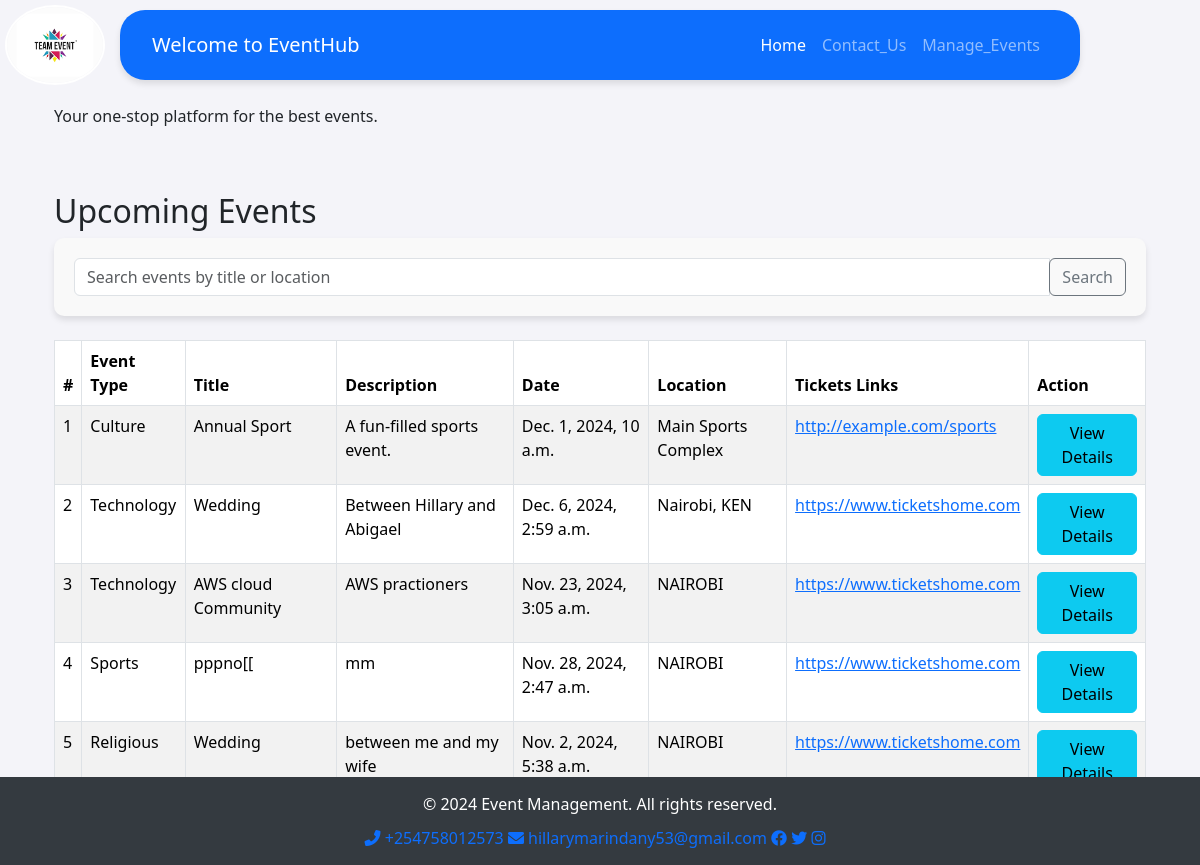
The page / on the database its author committed.
### event_management_system_app/models.py (models this page shows, shortened)
class Event(models.Model):
    title = models.CharField(max_length=255)
    description = models.TextField()
    event_type = models.CharField(
        max_length=50,
        choices=[
            ('Technology', 'Technology'),
            ('Education', 'Education'),
            ('Culture', 'Culture'),
            ('Sports', 'Sports'),
            ('Religious', 'Religious'),
            ('Other', 'Other'),
        ]
    )
    date = models.DateTimeField()
    location = models.CharField(max_length=255)
    ticket_link = models.URLField(max_length=500, blank=True, null=True)
    image = models.ImageField(upload_to='event_images/', blank=True, null=True)

### event_management_system_app/views.py (the view)
# urls.py: path('', views.home, name='home'),
def home(request):
    search_query = request.GET.get('search', '')  # Get the search query from the form
    events = Event.objects.all()  # Fetch all events by default
    if search_query:
        events = events.filter(
            Q(event_type__icontains=search_query) | #search by name
            Q(title__icontains=search_query) |  # Search by title
            Q(location__icontains=search_query)  # Search by location
        )
    return render(request, 'home.html', {'events': events, 'search_query': search_query})

### templates/home.html (shortened to what this page needs)
{% extends 'base.html' %}
{% block content %}
<section id="hero" class="hero d-flex align-items-center">
        <div class="container">
            <p>Your one-stop platform for the best events.</p>
        </div>
    </section>
    <section id="events" class="events section py-5">
        <div class="container">
            <h2>Upcoming Events</h2>
        <form method="GET" action="{% url 'home' %}" class="mb-4">
    <div class="input-group">
        <input
            type="text"
            class="form-control"
            name="search"
            placeholder="Search events by title or location"
            value="{{ search_query }}"
        <div class="input-group-append">
            <button class="btn btn-outline-secondary" type="submit">Search</button>
        </div>
    </div>
</form>
        <table class="table table-bordered table-striped">
            <thead>
                <tr>
                    <th>#</th>
                    <th>Event Type</th>
                    <th>Title</th>
                    <th>Description</th>
                    <th>Date</th>
                    <th>Location</th>
                    <th>Tickets Links</th>
                    <th>Action</th>
                </tr>
            </thead>
            <tbody>
                {% for event in events %}
                <tr>
                    <td>{{ forloop.counter }}</td>
                    <td>{{ event.event_type }}</td>
                    <td>{{ event.title }}</td>
                    <td>{{ event.description|truncatewords:10 }}</td>
                    <td>{{ event.date }}</td>
                    <td>{{ event.location }}</td>
                    <td><a href="{{ event.ticket_link }}" target="_blank">{{ event.ticket_link }}</a></td>
                    <td>
                        <a href="{% url 'event_detail' event.id %}" class="btn btn-info">View Details</a>
                    </td>
                </tr>
                {% empty %}
                <tr>
                    <td colspan="6">No events found.</td>
                </tr>
                {% endfor %}
            </tbody>
        </table>
    </div>
</section>
{% endblock %}

### templates/base.html (shortened to what this page needs)
{% load static %}
<!DOCTYPE html>
<html lang="en">
<head>
    <link href="{% static 'css/bootstrap.min.css' %}" rel="stylesheet">
    <link rel="stylesheet" href="{% static 'css/custom.css' %}">
    <link href="https://cdnjs.cloudflare.com/ajax/libs/font-awesome/6.0.0-beta3/css/all.min.css" rel="stylesheet">
</head>
<body>
    <div class="logo-container">
        <a href="">
            <img src="{% static 'img/log1.png' %}" alt="Company Logo" style="max-height: 80px;">
        </a>
    </div>
    <nav class="navbar navbar-expand-lg navbar-dark bg-primary">
        <div class="container-fluid">
            <a class="navbar-brand" href="#">
                 Welcome to EventHub
            </a>
            <div class="collapse navbar-collapse" id="navbarNav">
                <ul class="navbar-nav ms-auto">
                    <li class="nav-item">
                        <a class="nav-link active" aria-current="page" href="/">Home</a>
                    </li>
                    <li class="nav-item">
                        <a class="nav-link" href="/contact">Contact_Us</a>
                    </li>
                    <li class="nav-item">
                        <a class="nav-link" href="/manage_event">Manage_Events</a>
                    </li>
                </ul>
            </div>
        </div>
    </nav>
    <div class="container mt-4 content-section">
        {% block content %}{% endblock %}
    </div>
    <footer>
        <div>
            <p>&copy; 2024 Event Management. All rights reserved.</p>
            <div class="footer-icons">
                <a href="tel:+254758012573"><i class="fas fa-phone-alt"></i> +254758012573</a>
                <a href="mailto:Hillarymarindany53@gmail.com"><i class="fas fa-envelope"></i> hillarymarindany53@gmail.com</a>
                <a href="https://www.facebook.com/Marindany Hillary" target="_blank"><i class="fab fa-facebook"></i></a>
                <a href="https://twitter.com/k7hillary" target="_blank"><i class="fab fa-twitter"></i></a>
                <a href="https://www.instagram.com/hillarymarindany" target="_blank"><i class="fab fa-instagram"></i></a>
            </div>
        </div>
    </footer>
</body>
</html>

### static/css/custom.css (style rules this page uses)
.navbar { border-radius: 25px; position: fixed; top: 10px; left: 50%; transform: translateX(-50%); height: 70px; display: flex; align-items: center; padding: 0 20px; z-index: 1000; width: 80%; background-color: #ffffff; box-shadow: 0 4px 6px rgba(0, 0, 0, 0.1); }
.logo-container { position: absolute; top: 5px; left: 5px; z-index: 1001; }
.logo-container img { width: 100px; height: 100px; border-radius: 50%; object-fit: cover; border: 2px solid #fff; }
body { padding-top: 80px; background-color: #f4f4f9; }

### templates/base.html (style rules this page uses)
form { padding: 20px; background-color: #f9f9f9; border-radius: 10px; box-shadow: 0px 4px 6px rgba(0, 0, 0, 0.1); }
footer { position: fixed; bottom: 0; left: 0; width: 100%; background-color: #343a40; color: white; text-align: center; padding: 15px 0; z-index: 1000; text-decoration: none; }
footer a { text-decoration: none; }
.footer-icons { margin-right: 10px; }
footer p { margin: 0; padding-bottom: 10px; }

### rows shown on the page
Event: event_type "Culture", title "Annual Sport", description "A fun-filled sports event.", date "Dec. 1, 2024, 10 a.m.", location "Main Sports Complex", ticket_link "http://example.com/sports"
Event: event_type "Technology", title "Wedding", description "Between Hillary and Abigael", date "Dec. 6, 2024, 2:59 a.m.", location "Nairobi, KEN", ticket_link "https://www.ticketshome.com"
Event: event_type "Technology", title "AWS cloud Community", description "AWS practioners", date "Nov. 23, 2024, 3:05 a.m.", location "NAIROBI", ticket_link "https://www.ticketshome.com"
Event: event_type "Sports", title "pppno[[", description "mm", date "Nov. 28, 2024, 2:47 a.m.", location "NAIROBI", ticket_link "https://www.ticketshome.com"
Event: event_type "Religious", title "Wedding", description "between me and my wife", date "Nov. 2, 2024, 5:38 a.m.", location "NAIROBI", ticket_link "https://www.ticketshome.com"
